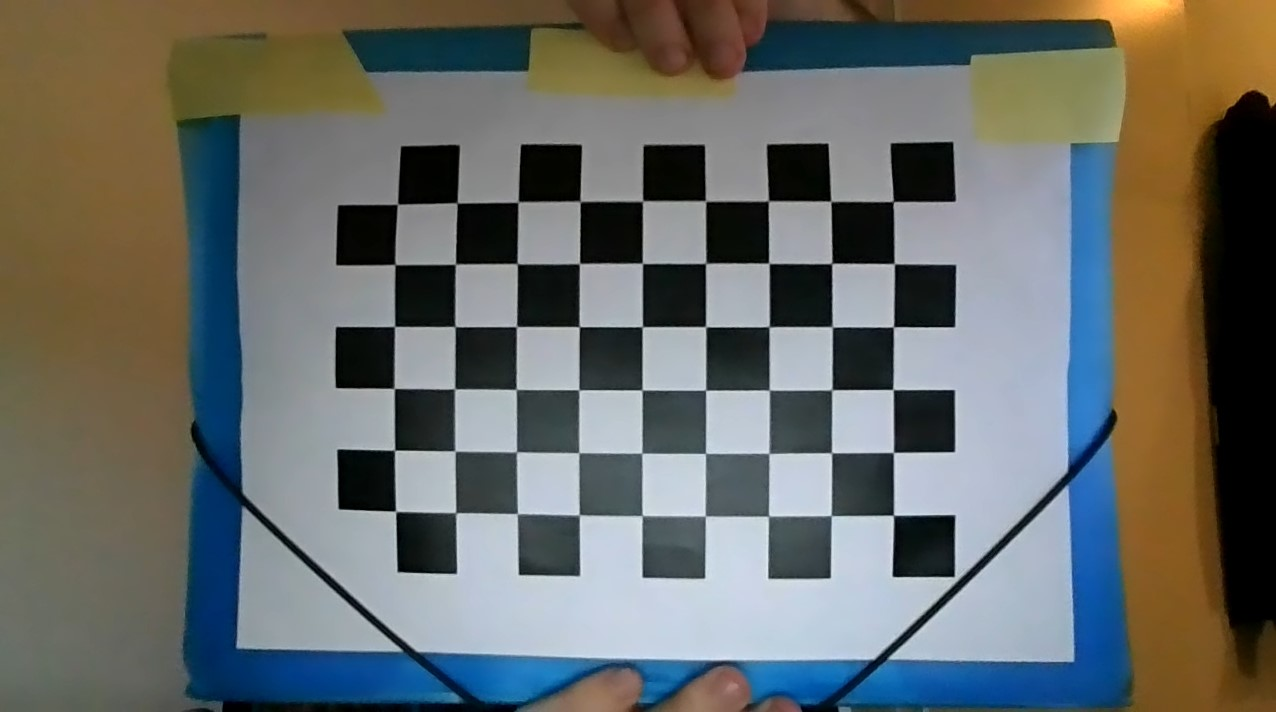
//> input picture Assignment1_Camera_Calibration/images/xx1.jpg, 1276 x 712 px; its folder holds only this picture in this run
$ ./Camera_Calibration   (built with g++ and OpenCV 4)
//> lines starting //> are read from the running program, lines starting //| are printed output that depends on the picture; after the words box and inside, x2 and y2 are one past the last pixel; in counts of white or black regions, pixels touching at a corner belong together
#include <opencv2/opencv.hpp>
//#include <opencv2/calib3d/calib3d.hpp>
//#include <opencv2/highgui/highgui.hpp>
#include <opencv2/imgproc/imgproc.hpp>
//#include <opencv2/core/core_c.h>
//#include <opencv2/core/core.hpp>
#include <opencv2/calib3d.hpp>
#include <opencv2/highgui.hpp>
#include <stdio.h>
#include <iostream>

//#define CV_CALIB_CB_ADAPTIVE_THRESH 1
//#define CV_CALIB_CB_FAST_CHECK 8
//#define CV_CALIB_CB_NORMALIZE_IMAGE 2

// Defining the dimensions of checkerboard
int CHECKERBOARD[2]{6,9};

using namespace cv;
using namespace std;

int main()
{
	// Creating vector to store vectors of 3D points for each checkerboard image
	std::vector<std::vector<cv::Point3f> > objpoints;

	// Creating vector to store vectors of 2D points for each checkerboard image
	std::vector<std::vector<cv::Point2f> > imgpoints;

	// Defining the world coordinates for 3D points
	std::vector<cv::Point3f> objp;
	for (int i{ 0 }; i < CHECKERBOARD[1]; i++)
	{
		for (int j{ 0 }; j < CHECKERBOARD[0]; j++)
			objp.push_back(cv::Point3f(2.2 * j, 2.2 * i, 0));
	}


	// Extracting path of individual image stored in a given directory
	std::vector<cv::String> images;
	// Path of the folder containing checkerboard images
	std::string path = "./images/*.jpg";

	cv::glob(path, images);

	cv::Mat frame, gray;
	// vector to store the pixel coordinates of detected checker board corners
	std::vector<cv::Point2f> corner_pts;
	bool success;

	// Looping over all the images in the directory
	for (int i{ 0 }; i < images.size(); i++)
	{
		frame = cv::imread(images[i]);
//> frame is the input picture: 712 rows x 1276 cols, CV_8UC3; mean B, G, R 103.4, 107, 104.3

		int x = frame.size().width;
		int y = frame.size().height;

		// [5 lines of commented-out code are left out]

		cv::cvtColor(frame, gray, cv::COLOR_BGR2GRAY);
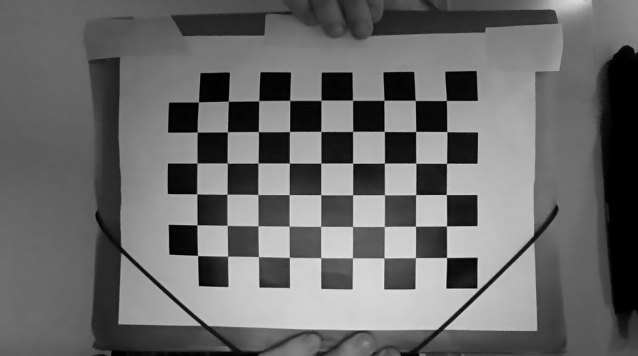
//> gray: 712 rows x 1276 cols, CV_8UC1 (shown at 1/2 size); min 0, max 234, mean 105.8

		// Finding checker board corners
		// If desired number of corners are found in the image then success = true
		success = cv::findChessboardCorners(gray, cv::Size(CHECKERBOARD[0], CHECKERBOARD[1]), corner_pts, CALIB_CB_ADAPTIVE_THRESH | CALIB_CB_FAST_CHECK | CALIB_CB_NORMALIZE_IMAGE);
//> success = true; corner_pts = 54 Points (x, y), first 12: [893.3, 201.5], [894.4, 263.7], [893.3, 326.9], [893, 389.5], [893.4, 452.4], [893.5, 515.2], [830.8, 201.3], [831.4, 263.5], [832.2, 326.9], [831.9, 389.7], [831.6, 452.8], [831.3, 515.4]

		/*
		 * If desired number of corner are detected,
		 * we refine the pixel coordinates and display
		 * them on the images of checker board
		*/
		if (success)
		{
			cv::TermCriteria criteria(TermCriteria::EPS | TermCriteria::MAX_ITER, 30, 0.001);

			// refining pixel coordinates for given 2d points.
			cv::cornerSubPix(gray, corner_pts, cv::Size(11, 11), cv::Size(-1, -1), criteria);
//> corner_pts = 54 Points (x, y), first 12: [893.1, 201.5], [894.2, 263.7], [893.5, 326.9], [893, 389.5], [893.4, 452.4], [893.5, 515.3], [830.8, 201.3], [831.8, 263.4], [832.2, 326.8], [831.8, 389.8], [831.5, 452.8], [831.2, 515.6]

			// Displaying the detected corner points on the checker board
			cv::drawChessboardCorners(frame, cv::Size(CHECKERBOARD[0], CHECKERBOARD[1]), corner_pts, success);
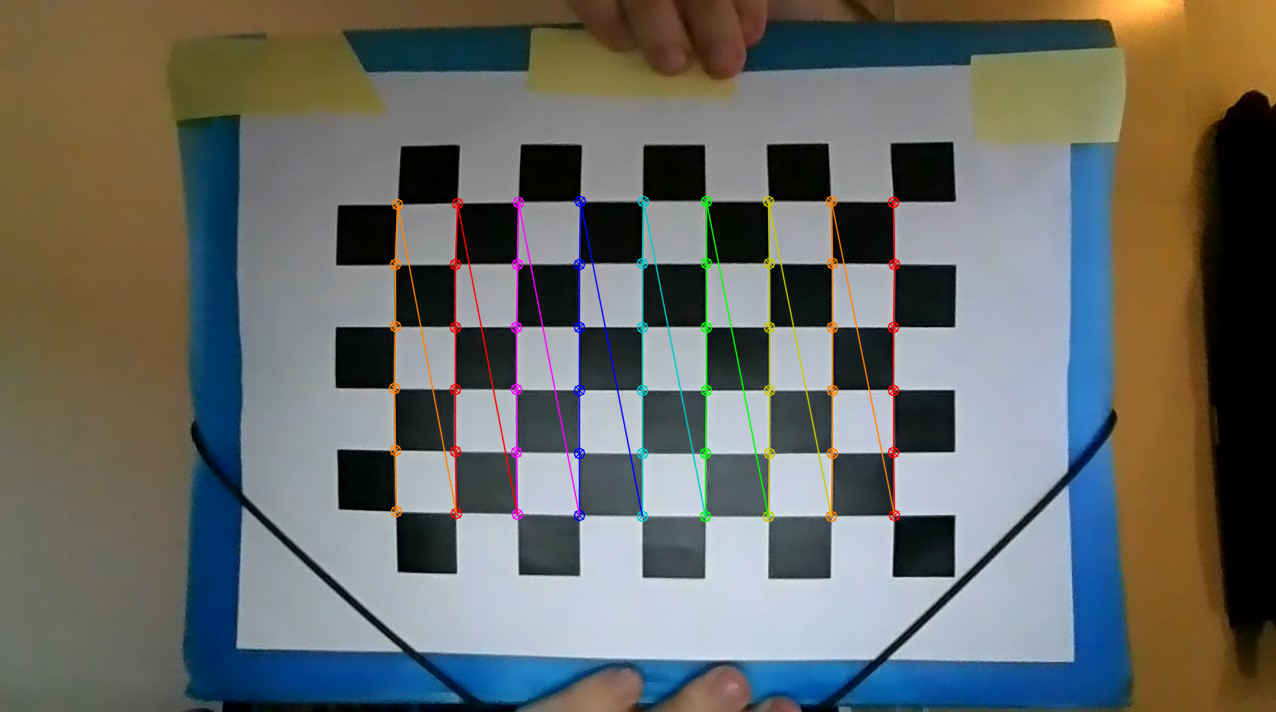
//> frame: 712 rows x 1276 cols, CV_8UC3; 2.24% of pixels changed, all inside (x1, y1, x2, y2) = (388, 195, 901, 523)

			objpoints.push_back(objp);
			imgpoints.push_back(corner_pts);
//> imgpoints = 1 point lists
		}

		// [8 lines of commented-out code are left out]
		cv::waitKey(0);
	}

	cv::destroyAllWindows();

	cv::Mat cameraMatrix, distCoeffs, R, T;

	/*
	 * Performing camera calibration by
	 * passing the value of known 3D points (objpoints)
	 * and corresponding pixel coordinates of the
	 * detected corners (imgpoints)
	*/
	cv::calibrateCamera(objpoints, imgpoints, cv::Size(gray.rows, gray.cols), cameraMatrix, distCoeffs, R, T);
//> cameraMatrix = [[4363.2, 0, 346.5], [0, 4472.6, 639.8], [0, 0, 1]]; distCoeffs = [-3.34, 139.4, -0.153, 0.237, -3576.4]; R = [[-0.308, 0.00825, 1.56]]; T = [[18.75, -14.76, 162.2]]

	std::cout << "cameraMatrix : " << cameraMatrix << std::endl;
//| cameraMatrix : [4363.232811123194, 0, 346.545007510172;
//|  0, 4472.625871515916, 639.7956788977849;
//|  0, 0, 1]
	std::cout << "distCoeffs : " << distCoeffs << std::endl;
//| distCoeffs : [-3.344461440806008, 139.4046597458006, -0.1527416213382984, 0.2371689186056239, -3576.418294738814]
	std::cout << "Rotation vector : " << R << std::endl;
//| Rotation vector : [-0.3076019890798652, 0.008252180980101997, 1.562829284413865]
	std::cout << "Translation vector : " << T << std::endl;
//| Translation vector : [18.75075602923437, -14.75994520234523, 162.1806293216252]


	//VideoCapture capture(0); for when camera is on
	Mat view;
	Mat Img;

	vector<Point3f>  objectPoints_cam;

	const string x = "X";
	const string y = "Y";
	const string z = "Z";
	bool found = false;
	vector<Point3d> point3D;
	vector<Point2d> point2D;

	std::vector<cv::Point2f> corners1;


	int ChessboardPatternWidth = 9;//Horrizonal Number of internal corners of pattern //change it accrounding to your pattern
	int ChessboardPatternHight = 6;//vertical Number of internal corners of pattern //change it accrounding to your pattern
	Size patternSize(ChessboardPatternWidth, ChessboardPatternHight);
	float BoardBoxSize = 2.2;//distance between 2 correns //change it accrounding to your pattern . megger it in cm or mm.
						 //your unit of meggerment will consider as object point units.
	for (int j = 0; j < patternSize.height;j++)
	{
		for (int i = 0; i < patternSize.width;i++)
		{
			objectPoints_cam.push_back(Point3f(i * BoardBoxSize, j * BoardBoxSize, 0));
		}
	}

	//below are the 3d object point(world point) to drow x , y z axis.
	point3D.push_back(Point3d(0, 0, -6.6)); //-z this point represents 10( cm or mm accrounding to BoardBoxSize unit  )
	point3D.push_back(Point3d(6.6, 0, 0));  //x
	point3D.push_back(Point3d(0, 6.6, 0));  //y

	////below are the 3d object point(world point) to drow Box.
	point3D.push_back(Point3d(4.4, 0, -4.4));//(x,y,z)
	point3D.push_back(Point3d(0, 4.4, -4.4));
	point3D.push_back(Point3d(4.4, 4.4, -4.4));
	point3D.push_back(Point3d(4.4, 0, -4.4));
	point3D.push_back(Point3d(0, 0, -4.4));


	for (int i{ 0 }; i < images.size(); i++)
	{
		view = cv::imread(images[i]);

		if (view.empty() != 1)
		{
			found = findChessboardCorners(view, patternSize, corners1);//This will detect pattern
//> found = true; corners1 = 54 Points (x, y), first 12: [893.5, 515.2], [831.3, 515.4], [768.6, 516.1], [705.7, 515.7], [642.2, 515.5], [579.5, 514.4], [517.2, 513.5], [455.7, 512.9], [395.8, 511.2], [893.4, 452.4], [831.6, 452.8], [768.9, 453.5]
		}

		if (found)

		{
			cv::cvtColor(view, Img, COLOR_BGR2GRAY);

			cornerSubPix(Img, corners1, Size(11, 11), Size(-1, -1),
				TermCriteria(TermCriteria::EPS + TermCriteria::MAX_ITER, 30, 0.001));
//> corners1 = 54 Points (x, y), first 12: [893.5, 515.3], [831.2, 515.6], [768.5, 516.1], [705.3, 516], [642.2, 515.6], [579.3, 515], [517.4, 513.6], [455.7, 512.7], [395.6, 511.3], [893.4, 452.4], [831.5, 452.8], [768.9, 453.5]

			drawChessboardCorners(view, patternSize, corners1, found);

			// The following are two important funtion
			cv::solvePnP(objectPoints_cam, corners1, cameraMatrix, distCoeffs, R, T);//Gives you rotation_vector, translation_vector
//> R = [0.298, -0.315, -3.11]; T = [18.93, -3.98, 160]

			//following funtion gives you point2d from point3D world point to drow them on 2d image.
			cv::projectPoints(point3D, R, T, cameraMatrix, distCoeffs, point2D);
//> point2D = 8 Points (x, y): [959.2, 467.6], [705.2, 515.7], [894.2, 326.5], [806.7, 484.8], [936.4, 354.7], [806.4, 355.1], [806.7, 484.8], [937.3, 483.8]


			// following are just drowing funtion to drow object on output image.

			//To draw x,y z axis on image.
			cv::line(view, corners1[0], point2D[0], cv::Scalar(0, 0, 255), 6);//z
			cv::line(view, corners1[0], point2D[1], cv::Scalar(255, 0, 0), 6);//x
			cv::line(view, corners1[0], point2D[2], cv::Scalar(0, 255, 0), 6);//y
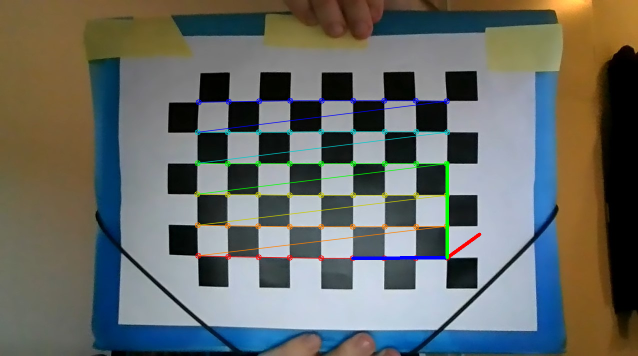
//> view: 712 rows x 1276 cols, CV_8UC3 (shown at 1/2 size); mean B, G, R 102.8, 107.2, 103.9


			putText(view, x, Point(point2D[1].x - 10, point2D[1].y - 10), FONT_HERSHEY_COMPLEX_SMALL, 1, cv::Scalar(255, 0, 0), 2);
//> view: 712 rows x 1276 cols, CV_8UC3; 154 pixels changed, all inside (x1, y1, x2, y2) = (695, 491, 711, 507)
			putText(view, y, Point(point2D[2].x - 10, point2D[2].y - 10), FONT_HERSHEY_COMPLEX_SMALL, 1, cv::Scalar(0, 255, 0), 2);
//> view: 712 rows x 1276 cols, CV_8UC3; mean B, G, R 102.8, 107.1, 103.8
			putText(view, z, Point(point2D[0].x - 10, point2D[0].y - 10), FONT_HERSHEY_COMPLEX_SMALL, 1, cv::Scalar(0, 0, 255), 2);
//> view: 712 rows x 1276 cols, CV_8UC3; mean B, G, R 102.7, 107.1, 103.8
			circle(view, point2D[0], 3, cv::Scalar(0, 0, 255), 4, 8, 0);
//> view: 712 rows x 1276 cols, CV_8UC3; mean B, G, R 102.7, 107.1, 103.8
			circle(view, point2D[1], 3, cv::Scalar(255, 0, 0), 4, 8, 0);
//> view: 712 rows x 1276 cols, CV_8UC3; mean B, G, R 102.7, 107.1, 103.8
			circle(view, point2D[2], 3, cv::Scalar(0, 255, 0), 4, 8, 0);
//> view: 712 rows x 1276 cols, CV_8UC3; mean B, G, R 102.7, 107.1, 103.8

			// To drow box on image. It will writen for pattern size 9,6.
		   //If you are using diffrent change corners1 point and point2D point.

			//creating margin lines of the cube
			cv::line(view, corners1[0], point2D[7], cv::Scalar(255, 255, 0), 3); //top-left
			cv::line(view, corners1[18], point2D[4], cv::Scalar(255, 255, 0), 3); //bottom-left
//> view: 712 rows x 1276 cols, CV_8UC3; mean B, G, R 102.8, 107.2, 103.7
			cv::line(view, corners1[20], point2D[5], cv::Scalar(255, 255, 0), 3); //bottom-right
//> view: 712 rows x 1276 cols, CV_8UC3; mean B, G, R 102.9, 107.2, 103.7
			cv::line(view, corners1[2], point2D[6], cv::Scalar(255, 255, 0), 3);  //top-right
//> view: 712 rows x 1276 cols, CV_8UC3; mean B, G, R 102.9, 107.2, 103.6

			//creating bottom square
			cv::line(view, corners1[0], corners1[2], cv::Scalar(255, 255, 0), 3); // top-green
			cv::line(view, corners1[2], corners1[20], cv::Scalar(255, 255, 0), 3); //right-green
			cv::line(view, corners1[20], corners1[18], cv::Scalar(255, 255, 0), 3); //bottom-green
			cv::line(view, corners1[18], corners1[0], cv::Scalar(255, 255, 0), 3);  //left-green

			cv::line(view, point2D[3], point2D[7], cv::Scalar(255, 255, 0), 3);
			cv::line(view, point2D[4], point2D[5], cv::Scalar(255, 255, 0), 3);
			cv::line(view, point2D[5], point2D[6], cv::Scalar(255, 255, 0), 3);
			cv::line(view, point2D[4], point2D[7], cv::Scalar(255, 255, 0), 3);
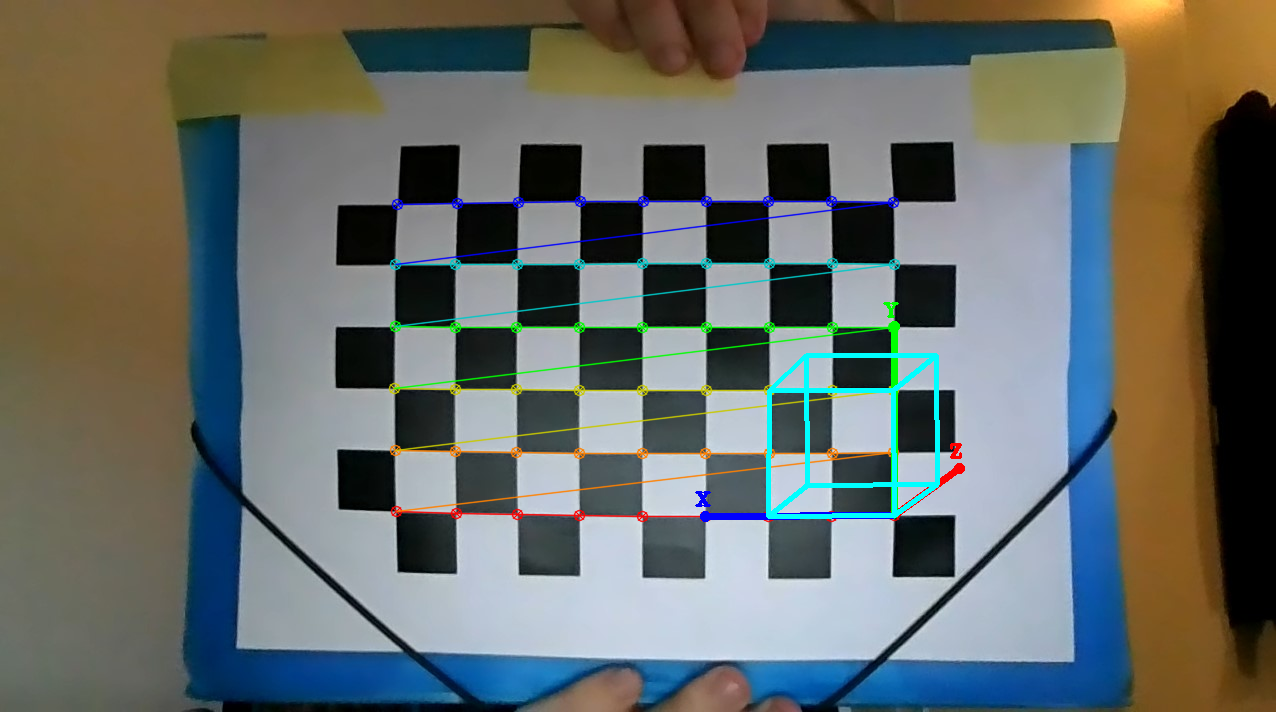
//> view: 712 rows x 1276 cols, CV_8UC3; mean B, G, R 103.6, 107.9, 103.1

		}

		// Display image.
		cv::imshow("Output", view);
		cv::waitKey(0);

	}

	cv::destroyAllWindows();

	// [68 lines of commented-out code are left out]


  return 0;
}

$ run again, on Assignment1_Camera_Calibration/images/xx13.jpg
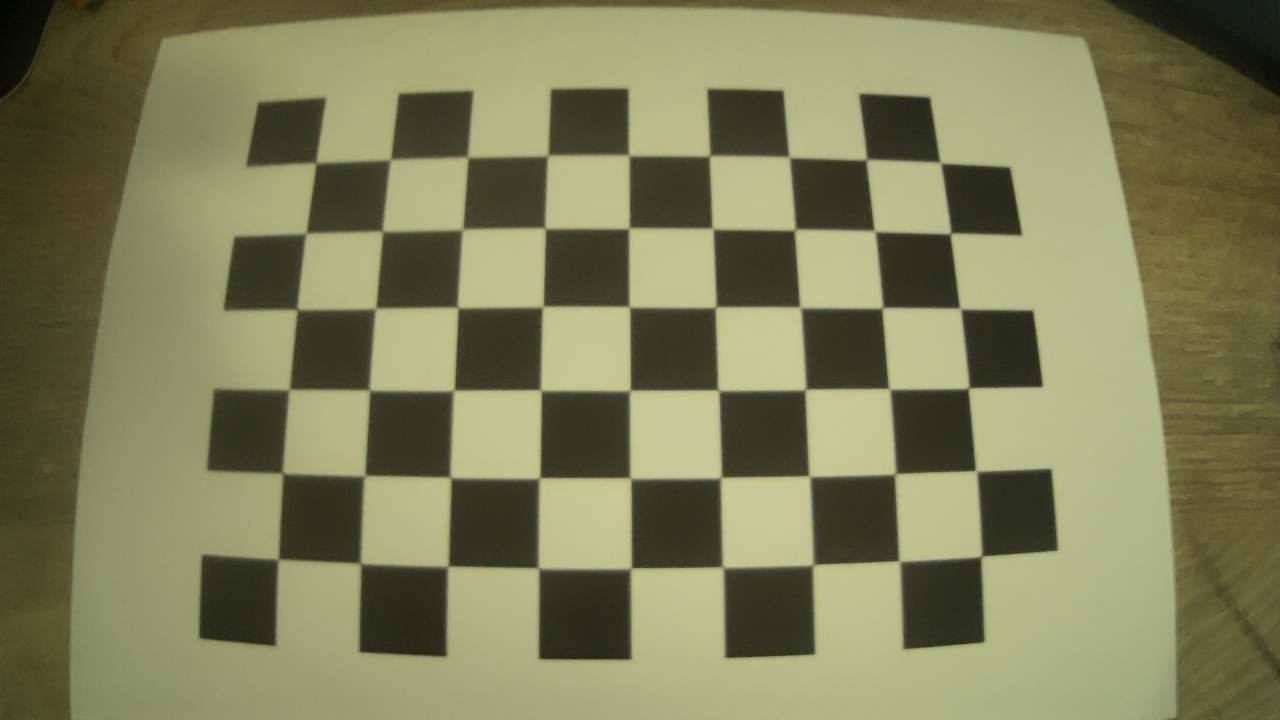
//> input picture Assignment1_Camera_Calibration/images/xx13.jpg, 1280 x 720 px
//> frame is the input picture: 720 rows x 1280 cols, CV_8UC3; mean B, G, R 89.9, 126.8, 127.3
//> `cv::cvtColor(frame, gray, cv::COLOR_BGR2GRAY);`:
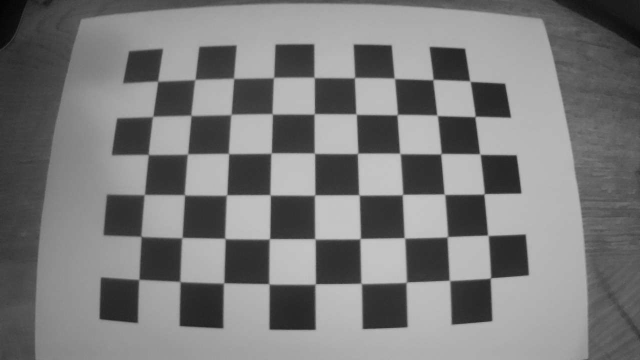
//> gray: 720 rows x 1280 cols, CV_8UC1 (shown at 1/2 size); min 2, max 200, mean 122.7
//> `success = cv::findChessboardCorners(gray, cv::Size(CHECKERBOARD[0], CH..`: success = true; corner_pts = 54 Points (x, y), first 12: [278, 560], [282, 473.5], [289, 389.5], [297, 309.5], [305.5, 233.5], [315.5, 163], [361, 563], [364.5, 476], [371.4, 389.1], [375.5, 308], [382.5, 231.5], [390.8, 159.3]
//> `cv::cornerSubPix(gray, corner_pts, cv::Size(11, 11), cv::Size(-1, -1),..`: corner_pts = 54 Points (x, y), first 12: [278.2, 559.2], [282.5, 473.2], [288.9, 389.6], [297.1, 309.4], [305.9, 233.4], [315.7, 162.9], [360.5, 563.5], [364.4, 475.7], [369.5, 390.2], [375.5, 308.3], [382.4, 231.1], [390.4, 159.6]
//> frame: 720 rows x 1280 cols, CV_8UC3; 2.73% of pixels changed, all inside (x1, y1, x2, y2) = (272, 149, 988, 575)
//> imgpoints = 1 point lists
//> `cv::calibrateCamera(objpoints, imgpoints, cv::Size(gray.rows, gray.col..`: cameraMatrix = [[6266.7, 0, 78.33], [0, 4709.2, 776.1], [0, 0, 1]]; distCoeffs = [-5.79, -762.3, -0.838, 1.61, 10758.7]; R = [[0.469, -0.797, -1.51]]; T = [[3.65, -5.39, 142.2]]
//| cameraMatrix : [6266.706130958391, 0, 78.33219694776385;
//|  0, 4709.153763465385, 776.1144430774398;
//|  0, 0, 1]
//| distCoeffs : [-5.791031883260906, -762.2958518124436, -0.8375486869824819, 1.614094345121183, 10758.70468602846]
//| Rotation vector : [0.4689748314113668, -0.7968479661705126, -1.509197039264386]
//| Translation vector : [3.651019771131157, -5.394726716704767, 142.2298537485042]
//> `found = findChessboardCorners(view, patternSize, corners1);`: found = true; corners1 = 54 Points (x, y), first 12: [315.5, 163], [390.8, 159.3], [467.5, 157.5], [549, 157.2], [631, 154.3], [710, 156], [789, 157.5], [866.5, 159.5], [939.5, 163.7], [305.5, 233.5], [382.5, 231.5], [462.5, 229.5]
//> `cornerSubPix(Img, corners1, Size(11, 11), Size(-1, -1), TermCriteria(T..`: corners1 = 54 Points (x, y), first 12: [315.7, 162.9], [390.4, 159.6], [467.8, 157.1], [547.6, 155.6], [628.8, 155.4], [709.6, 155.8], [789.2, 157.2], [866.4, 159.6], [940.3, 162.7], [305.9, 233.4], [382.4, 231.1], [462.4, 229.4]
//> `cv::solvePnP(objectPoints_cam, corners1, cameraMatrix, distCoeffs, R, ..`: R = [0.328, 0.923, 0.000706]; T = [2.97, -16.97, 157.4]
//> point2D = 8 Points (x, y): [89.26, 274.6], [539.3, 158.3], [304.8, 394.4], [280.2, 224.5], [139.8, 379.9], [263.6, 374.2], [280.2, 224.5], [163.2, 241.9]
//> `cv::line(view, point2D[4], point2D[7], cv::Scalar(255, 255, 0), 3);`:
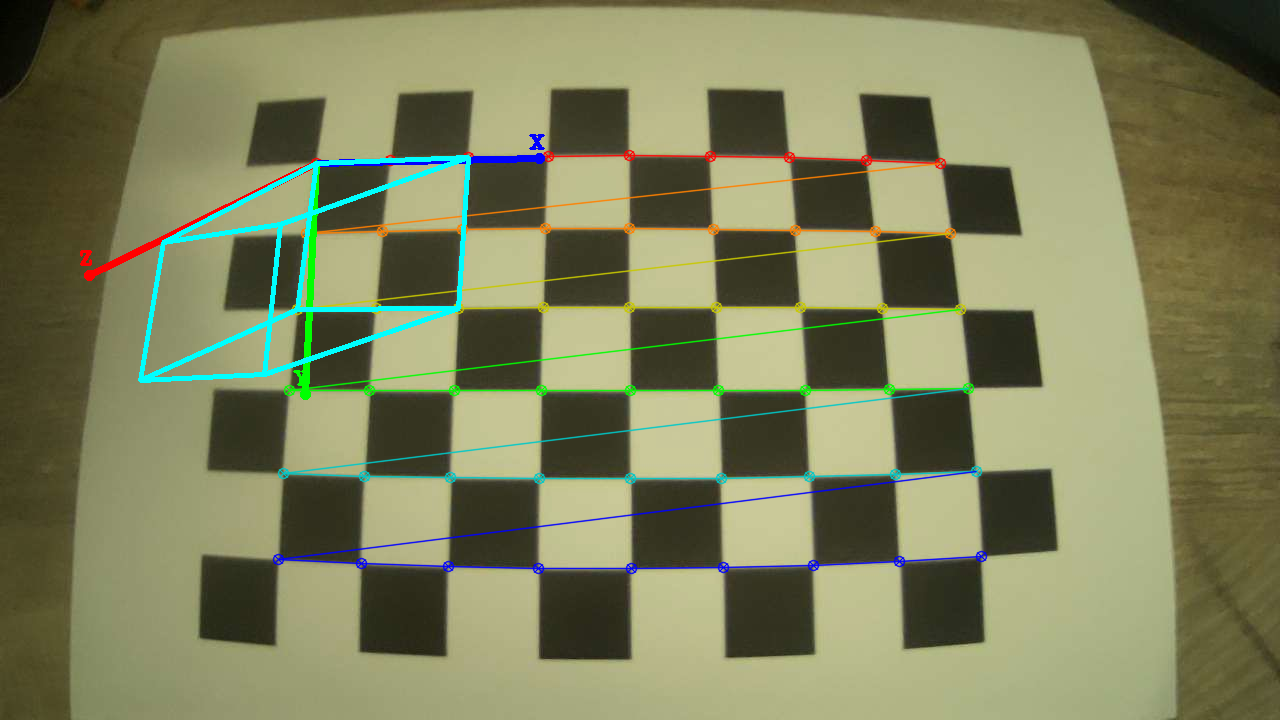
//> view: 720 rows x 1280 cols, CV_8UC3; mean B, G, R 91.3, 127.9, 125.3
